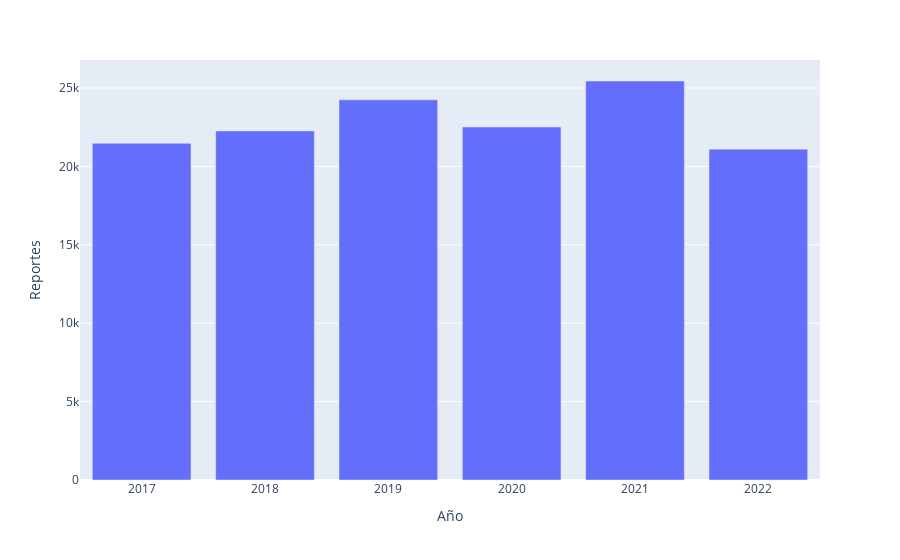

Source (notebook cell):
### Markdown cell above
##### 4.1 Reports per year

### Code cell
# Add new "year" column.
violencia["ano"] = violencia["fecha_recepcion"].dt.year

# Create dataframe from value counts on "year".
violencia_ano = pd.DataFrame(violencia["ano"].value_counts())
violencia_ano = violencia_ano.reset_index()
violencia_ano.columns = ['Año', 'Reportes']

# Graph.
violencia_ano = px.bar(violencia_ano, x="Año", y="Reportes")
violencia_ano.update_layout(yaxis={'categoryorder':'total ascending'})
violencia_ano.show()

### Figure 1 — Plotly figure (JSON) as saved in the notebook; plotly's stock layout.template omitted (floating-point values rounded to 4 significant figures)
{"data": [{"alignmentgroup": "True", "hovertemplate": "Año=%{x}<br>Reportes=%{y}<extra></extra>", "legendgroup": "", "marker": {"color": "#636efa", "pattern": {"shape": ""}}, "name": "", "offsetgroup": "", "orientation": "v", "showlegend": false, "textposition": "auto", "type": "bar", "x": [2021, 2019, 2020, 2018, 2017, 2022], "xaxis": "x", "y": [25446, 24243, 22513, 22264, 21476, 21098], "yaxis": "y"}], "layout": {"autosize": true, "barmode": "relative", "legend": {"tracegroupgap": 0}, "margin": {"t": 60}, "xaxis": {"anchor": "y", "autorange": true, "domain": [0, 1], "range": [2016.0, 2022.0], "title": {"text": "Año"}, "type": "linear"}, "yaxis": {"anchor": "x", "autorange": true, "categoryorder": "total ascending", "domain": [0, 1], "range": [0, 26790.0], "title": {"text": "Reportes"}, "type": "linear"}}}
